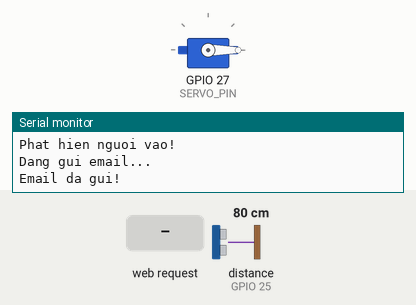
This sketch was run on a simulated ESP32. On the bench: servo, the last lines printed to the serial monitor. Wiring (inferred from the names in the program): ultrasonic range finder: trigger GPIO 26; echo GPIO 25. The test bench sets the inputs (shaded band); at power-on: distance to the obstacle (sensor on GPIO 25) 80 cm. The echo pulse lasts 58.3 µs per cm; WiFi joins after 1.5 s; servers stay silent unless stated.

Above: at 3.0 s.
3.1 s: HTTP request GET /open received
At 5.1 s:
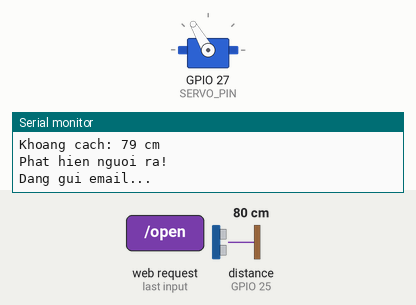
5.7 s: HTTP request GET /close received
At 7.3 s:
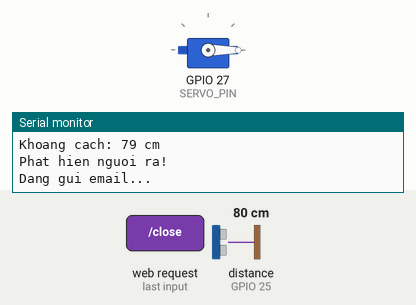
Timing chart, 0 to 8.8 s (numbered marks = the images above; inputs shaded):
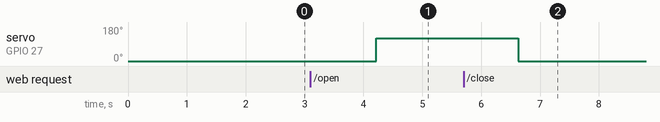

The sketch:

phathien.ino
```cpp
#include <WiFi.h>
#include <WebServer.h>
#include <ESP32Servo.h>
#include <ESP_Mail_Client.h>

// ====== CẤU HÌNH WIFI ======
const char* WIFI_SSID = "Luc";
const char* WIFI_PASS = "12345678";

// ====== CẤU HÌNH EMAIL ======
#define EMAIL_GUI      "lehoangluc246@gmail.com"
#define EMAIL_MATKHAU  "qroldjdgxauhiexf"
#define EMAIL_NHAN     "lehoangluc.cv@gmail.com"

// ====== CHÂN CẢM BIẾN & SERVO ======
#define TRIG_PIN 26
#define ECHO_PIN 25
#define SERVO_PIN 27

// ====== CẤU HÌNH SERVO ======
#define DOOR_OPEN_ANGLE  120
#define DOOR_CLOSE_ANGLE 0

// ====== NGƯỠNG PHÁT HIỆN ======
#define NGUONG_CM 80
#define TIME_BETWEEN_DETECT 1200

// ====== BIẾN TOÀN CỤC ======
WebServer server(80);
Servo doorServo;

unsigned long lastDetect = 0;
long lastDistance = 500;
unsigned long soNguoiVao = 0;
unsigned long soNguoiRa  = 0;

// ====== SMTP ======
SMTPSession smtp;
ESP_Mail_Session sessionConfig;
SMTP_Message emailMsg;

// ===========================================================
//              HÀM GỬI EMAIL
// ===========================================================
void guiEmail(const char* tieude, const char* noidung) {
  Serial.println("Dang gui email...");

  emailMsg.clear();
  emailMsg.sender.name = "He thong ESP32";
  emailMsg.sender.email = EMAIL_GUI;
  emailMsg.subject = tieude;
  emailMsg.addRecipient("Nguoi dung", EMAIL_NHAN);

  emailMsg.text.content = noidung;
  emailMsg.text.charSet = "utf-8";
  emailMsg.text.transfer_encoding = Content_Transfer_Encoding::enc_7bit;

  if (!smtp.connect(&sessionConfig)) {
    Serial.println("Khong ket noi duoc SMTP!");
    return;
  }

  if (!MailClient.sendMail(&smtp, &emailMsg)) {
    Serial.print("Loi gui mail: ");
    Serial.println(smtp.errorReason());
  } else {
    Serial.println("Email da gui!");
  }

  smtp.closeSession();
}

// ===========================================================
//              ĐỌC CẢM BIẾN HC-SR04
// ===========================================================
long docKhoangCach() {
  digitalWrite(TRIG_PIN, LOW);
  delayMicroseconds(2);
  digitalWrite(TRIG_PIN, HIGH);
  delayMicroseconds(10);
  digitalWrite(TRIG_PIN, LOW);

  unsigned long duration = pulseIn(ECHO_PIN, HIGH, 30000);
  if (duration == 0) return 9999;

  return duration * 0.0343 / 2;
}

// ===========================================================
//              XỬ LÝ PHÁT HIỆN NGƯỜI VÀO/RA
// ===========================================================
void xuLyPhatHien(long dist) {
  unsigned long now = millis();

  if (dist < NGUONG_CM) {
    if (now - lastDetect < TIME_BETWEEN_DETECT) return;
    lastDetect = now;

    if (dist < lastDistance) {
      soNguoiVao++;
      Serial.println("Phat hien nguoi vao!");
      guiEmail("Canh bao: Co nguoi vao",
               "He thong ESP32 phat hien co nguoi vua di vao khu vuc.");
    } else {
      soNguoiRa++;
      Serial.println("Phat hien nguoi ra!");
      guiEmail("Canh bao: Co nguoi ra",
               "He thong ESP32 phat hien co nguoi vua di ra khoi khu vuc.");
    }
  }

  lastDistance = dist;
}

// ===========================================================
//              HÀM ĐIỀU KHIỂN CỬA SERVO
// ===========================================================
void moCua() {
  doorServo.write(DOOR_OPEN_ANGLE);
  Serial.println("Cua da mo (khong gui email).");
}

void dongCua() {
  doorServo.write(DOOR_CLOSE_ANGLE);
  Serial.println("Cua da dong (khong gui email).");
}

// ===========================================================
//              GIAO DIỆN WEB
// ===========================================================
void handleRoot() {
  String html = "<h2>ESP32 Door + Counter System</h2>";
  html += "<p>So nguoi vao: " + String(soNguoiVao) + "</p>";
  html += "<p>So nguoi ra: " + String(soNguoiRa) + "</p>";
  html += "<button onclick=\"fetch('/open')\">Mo cua</button>";
  html += "<button onclick=\"fetch('/close')\">Dong cua</button>";
  server.send(200, "text/html", html);
}

void handleOpen() {
  moCua();
  server.send(200, "text/plain", "Cua da mo");
}

void handleClose() {
  dongCua();
  server.send(200, "text/plain", "Cua da dong");
}

void handleStatus() {
  server.send(200, "application/json",
               "{\"vao\":" + String(soNguoiVao) +
               ",\"ra\":" + String(soNguoiRa) + "}");
}

// ===========================================================
//                      SETUP
// ===========================================================
void setup() {
  Serial.begin(115200);
  delay(300);

  // Pin
  pinMode(TRIG_PIN, OUTPUT);
  pinMode(ECHO_PIN, INPUT);
  digitalWrite(TRIG_PIN, LOW);

  // Servo
  doorServo.setPeriodHertz(50);
  doorServo.attach(SERVO_PIN, 500, 2400);
  doorServo.write(DOOR_CLOSE_ANGLE);

  // WiFi
  WiFi.begin(WIFI_SSID, WIFI_PASS);
  Serial.print("Dang ket noi WiFi");
  while (WiFi.status() != WL_CONNECTED) {
    delay(300);
    Serial.print(".");
  }
  Serial.println("\nDa ket noi WiFi!");
  Serial.println(WiFi.localIP());

  // Web Server
  server.on("/", handleRoot);
  server.on("/open", handleOpen);
  server.on("/close", handleClose);
  server.on("/status", handleStatus);
  server.begin();

  // SMTP Config
  sessionConfig.server.host_name = "smtp.gmail.com";
  sessionConfig.server.port = 465;
  sessionConfig.login.email = EMAIL_GUI;
  sessionConfig.login.password = EMAIL_MATKHAU;
  sessionConfig.login.user_domain = "";
  sessionConfig.time.ntp_server = "pool.ntp.org";
  sessionConfig.time.gmt_offset = 7 * 3600;
  sessionConfig.time.day_light_offset = 0;

  Serial.println("SMTP san sang.");
}

// ===========================================================
//                      LOOP
// ===========================================================
void loop() {
  server.handleClient();

  long kc = docKhoangCach();
  Serial.printf("Khoang cach: %ld cm\n", kc);
  xuLyPhatHien(kc);

  delay(200);
}
```

Measured:
- after the input at 3.1 s, servo on GPIO 27 (SERVO_PIN): 0° → 120° after 1.1 s
- after the input at 5.7 s, servo on GPIO 27 (SERVO_PIN): 120° → 0° after 0.93 s
